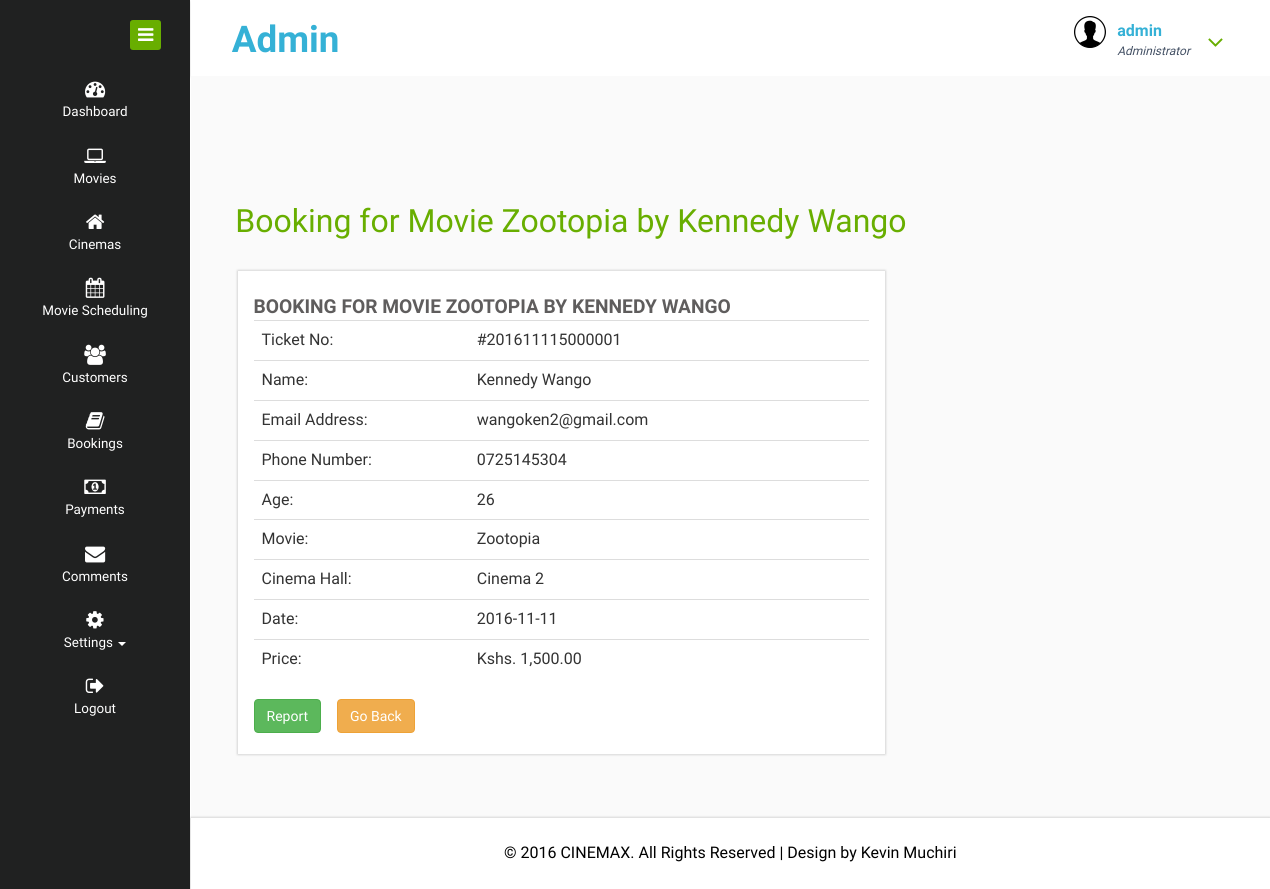
The page /admin/view_booking.php?id=1 (signed in) on the database its author committed.
### tables this page shows
CREATE TABLE `movies` (
  `id` int(11) NOT NULL,
  `name` varchar(100) NOT NULL,
  `description` text,
  `preview` varchar(255) DEFAULT NULL,
  `image` varchar(255) DEFAULT NULL,
  `genre` varchar(100) DEFAULT NULL,
  `price` float(15,2) NOT NULL,
  `rating` float(2,1) DEFAULT NULL,
  `year` int(11) DEFAULT NULL,
  `age` varchar(30) DEFAULT NULL,
  `country` varchar(100) DEFAULT NULL
);

CREATE TABLE `booking` (
  `id` int(11) NOT NULL,
  `movie_id` int(11) NOT NULL,
  `cinema_id` int(11) NOT NULL,
  `ticket_no` varchar(255) NOT NULL,
  `date` date NOT NULL,
  `firstname` varchar(100) NOT NULL,
  `lastname` varchar(100) NOT NULL,
  `email` varchar(255) NOT NULL,
  `phone` varchar(20) NOT NULL,
  `age` int(11) NOT NULL,
  `status` int(11) NOT NULL DEFAULT '0',
  `id_number` varchar(10) DEFAULT NULL
);

CREATE TABLE `cinemas` (
  `id` int(11) NOT NULL,
  `name` varchar(100) NOT NULL,
  `number_of_seats` int(11) NOT NULL,
  `address` text
);

### admin/view_booking.php (the view, shortened to what this page needs)
<?php
include'db.php';
             $selm = mysqli_query($con,"select * from booking where id='".$_REQUEST['id']."'");
             $row = mysqli_fetch_array($selm,MYSQLI_ASSOC);
             $sel = mysqli_query($con,"select * from movies where id='".$row['movie_id']."'");
    $r = mysqli_fetch_array($sel,MYSQLI_ASSOC);
    $sql = mysqli_query($con,"select * from cinemas where id='".$row['cinema_id']."'");
    $rs = mysqli_fetch_array($sql,MYSQLI_ASSOC);
             ?>
<!DOCTYPE HTML>
<html>
<head>
<link href="css/bootstrap.css" rel="stylesheet" type="text/css" media="all">
<link href="css/jquery.dataTables.1.10.11.min.css" rel="stylesheet" type="text/css" media="all">
<link href="css/style.css" rel="stylesheet" type="text/css" media="all"/>
<link href="css/font-awesome.css" rel="stylesheet">
</head>
<body>
<div class="page-container">
   <div class="left-content">
	   <div class="mother-grid-inner">
				<?php include'head.php';?>
<div class="inner-block" >
    <div class="product-block ">
    	<div class="pro-head">
    		<h2>Booking for Movie <?php echo $r['name'];?> by <?php echo $row['firstname'].' '.$row['lastname'];?></h2>
    	</div>
      <div class="col-md-8 chit-chat-layer1-left">
               <div class="work-progres">
                            <div class="chit-chat-heading">
                                  Booking for Movie <?php echo $r['name'];?> by <?php echo $row['firstname'].' '.$row['lastname'];?>
                            </div>
                            <div class="row event-agile2">
      <div class="col-lg-12 col-md-12 event-w3ls">
        <div class="table-responsive">
          <table class="table table-hover">
                              <tbody>
                                <tr>
                                  <td width="35%">Ticket No:</td>
                                  <td>#<?php echo $row['ticket_no']?></td>
                                  </tr>
                                <tr>
                                  <td width="35%">Name:</td>
                                  <td><?php echo $row['firstname'].' '.$row['lastname']?></td>
                                  </tr>
                              <tr>
                                 <td>Email Address:</td>
                                  <td><?php echo $row['email']?></td> </tr>
                              <tr>
                                 <td>Phone Number:</td>
                                  <td><?php echo $row['phone']?></td> </tr>
                              <tr>
                                 <td>Age:</td>
                                  <td><?php echo $row['age']?></td> </tr>
                              <tr>
                                 <td>Movie:</td>
                                  <td><?php echo $r['name']?></td> </tr>
                              <tr>
                                 <td>Cinema Hall:</td>
                                  <td><?php echo $rs['name']?></td> </tr>
                              <tr>
                                 <td>Date:</td>
                                  <td><?php echo $row['date']?></td> </tr>
                              <tr>
                                 <td>Price:</td>
                                  <td>Kshs. <?php echo number_format($r['price'],2)?></td> </tr>
                          </tbody>
                      </table>
        </div>
      </div>
    </div>
    <div><a target="blank" class="btn btn-success" href="reportbooking.php?id=<?php echo $_REQUEST['id'];?>">Report</a>&nbsp;&nbsp;&nbsp;&nbsp;<a class="btn btn-warning" href="booking.php">Go Back</a></div>
             </div>
      </div>
    </div>
</div>
<link rel="stylesheet" type="text/css" href="css/magnific-popup.css">
<?php include'footer.php';?>
</div>
</div>
    <?php include'includes.php';?>
</body>
</html>

### admin/includes.php (style rules this page uses)
a { text-decoration:none }

### rows shown on the page
movies: name "Zootopia", name "ZOOTOPIA", price "1,500.00"
booking: firstname "Kennedy", lastname "Wango", firstname "KENNEDY", lastname "WANGO", ticket_no "201611115000001", email "wangoken2@gmail.com", phone "0725145304", age "26", date "2016-11-11"
cinemas: name "Cinema 2"

### other values the page prints
$_SESSION['manager'] "admin"
